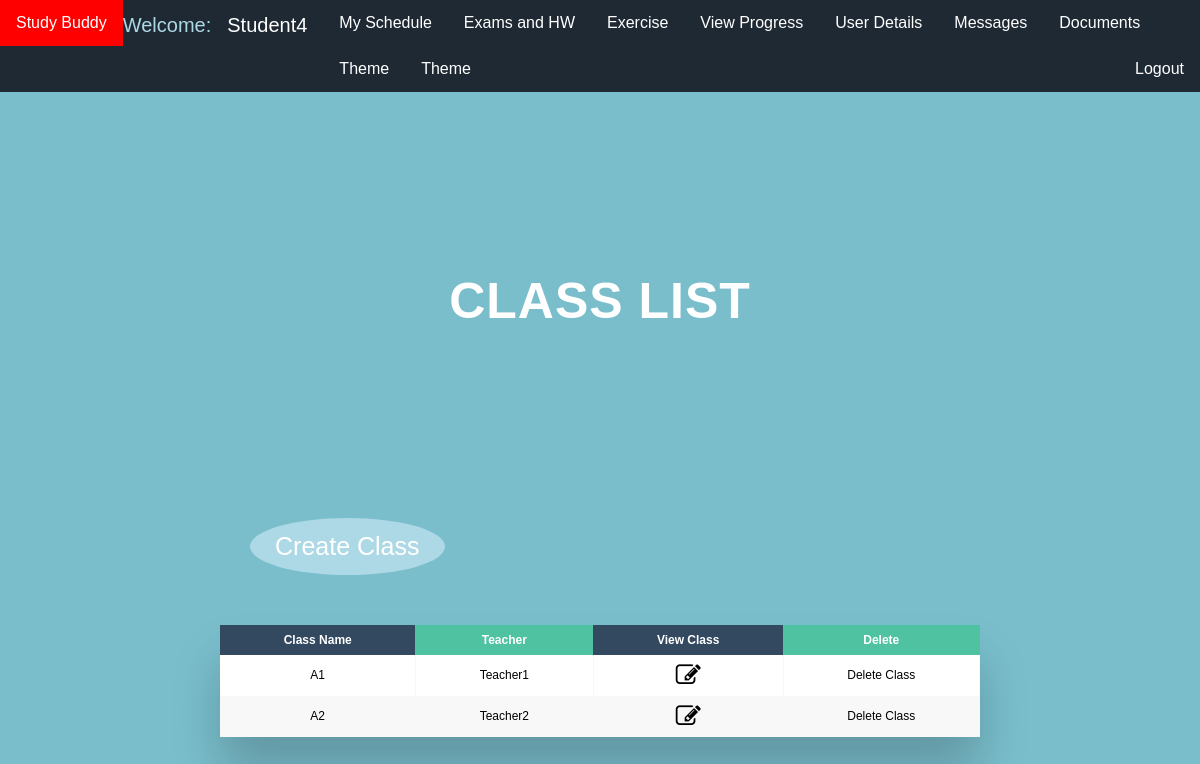
Screenshot of /school/classes (signed in) with the database file from the repository.
### StudyBuddy/models.py (models this page shows, shortened)
class Classroom(models.Model):
    class_name = models.CharField("class name", max_length=50)
    teacher = models.OneToOneField(User, null=True, on_delete=models.CASCADE)
    class Meta:
        verbose_name = "Class"
        verbose_name_plural = "Classes"

### StudyBuddy/views.py (the view)
# urls.py: path("school/classes", views.view_class_list, name="view_class_list"),
def view_class_list(request):
    model = Classroom.objects.all()
    return render(request, '../templates/school/class/view_class_list.html', {'model': model})

### templates/school/class/view_class_list.html (shortened to what this page needs)
{% extends 'school/schoolHome.html' %}
{% load static %}
{% block title %}
    <head>
        <link type="text/css" rel="stylesheet" href="{% static 'styles/userList.css' %}" />
        <link rel="stylesheet" href="https://cdnjs.cloudflare.com/ajax/libs/font-awesome/4.7.0/css/font-awesome.min.css">
    </head>
    <h2 style="text-align: center; font-size: 50px">Class List</h2>{% endblock %}
{% block content %}
    <a class="switch-user-view" href="{% url 'create_class' %}"> Create Class </a>
    <div id="teacher" class="table-wrapper">
        <table class="fl-table">
            <thead>
            <tr>
                <th>Class Name</th>
                <th>Teacher</th>
                <th>View Class</th>
                <th>Delete</th>
            </tr>
            </thead>
            <tbody>
                {% for m in model %}
                    <tr>
                        <td> {{m.class_name}}</td>
                        <td> {{m.teacher}}</td>
                        <td><a class="" href="{% url 'view_class' m.id %}">  <i style="font-size: 25px; color: black" class="fa fa-edit"></i> </a></td>
                        <td> Delete Class</td>
                    </tr>
                {% endfor %}
        </table>
    </div>
{% endblock %}

### templates/navbase.html (shortened to what this page needs)
{% load static %}
<!DOCTYPE html>
<html lang="en">
<head>
    <link id="myStyleSheet" type="text/css" href="{% static 'styles/navBase.css' %}" rel="stylesheet">
</head>
<body>
<nav style="width: 100%;">
    <ul>
        {% if user.is_authenticated %}
            {% if user.is_superuser %}
                <li><a href="{% url 'schoolHome' %}" class="navbar-brand">Study Buddy</a></li>
                <li style="font-size: 20px;color: lightblue;"> Welcome:<a href="{% url 'schoolHome' %}" class="dropbtn">{{user.username|title}}</a></li>
                <li><a href="{% url 'school_news' %}" class="news-btn">News</a></li>
                <li class="dropdown">
                <a href="javascript:void(0)" class="dropbtn">Register</a>
                <div class="dropdown-content">
                    <a class="reg-teacher-btn" type="submit" href="{% url 'register_teacher' %}">Teacher</a>
                    <a class="reg-student-btn" type="submit" href="{% url 'register_student' %}">Student</a>
                </div>
                </li>
                <li><a href="{% url 'user_details' %}" class="details-btn">User Details</a></li>
                <li><a href="#" class="progress-btn">Students Progress</a></li>
                <li><a href="#" class="schedule-btn">Schedule</a></li>
                <li class="dropdown">
                <a href="javascript:void(0)" class="dropbtn">Class</a>
                <div class="dropdown-content">
                    <a class="reg-teacher-btn" type="submit" href="{% url 'create_class' %}">Create Class</a>
                    <a class="reg-teacher-btn" type="submit" href="{% url 'view_class_list' %}">View Class List</a>
                </div>
                </li>
                <li class="dropdown">
                    <a href="javascript:void(0)" class="dropbtn">Messages</a>
                    <div class="dropdown-content">
                        <a class="view-msg-btn" type="submit" href="#">View User Messages</a>
                        <a class="send-msg-btn" type="submit" href="#">Send System Message</a>
                    </div>
                </li>
                <li><a href="#" class="documents-btn">Documents</a></li>
            {% else %}
                {% if user.is_staff %}
                    <li><a href="{% url 'teacherHome' %}" class="navbar-brand">Study Buddy</a></li>
                    <li style="font-size: 20px;color: lightblue"> Welcome:<a href="{% url 'teacherHome' %}" class="dropbtn">{{user.username|title}}</a></li>
                    <li><a href="{% url 'teacherSchedule' %}" class="schedule-btn">Schedule</a></li>
                    <li><a href="{% url 'view_t_classes' %}" class="my-classes-btn">My Classes</a></li>
                    <li><a href="{% url 'add_exercise' %}" class="add-exercise-btn">Add Exercise</a></li>
                    <li><a href="#" class="progress-btn">View Progress</a></li>
                    <li><a href="{% url 'teacher_update_from_teacher' user.id %}" class="details-btn">User Details</a></li>
                    <li class="dropdown">
                        <a href="javascript:void(0)" class="dropbtn">Messages</a>
                        <div class="dropdown-content">
                            <a class="view-msg-btn" type="submit" href="#">View Messages</a>
                            <a class="send-msg-btn" type="submit" href="#">Send Message</a>
                        </div>
                    </li>
                {% else %}
                    <li><a href="{% url 'studentHome' %}" class="navbar-brand">Study Buddy</a></li>
                    <li style="font-size: 20px;color: lightblue"> Welcome:<a href="{% url 'studentHome' %}" class="dropbtn">{{user.username|title}}</a></li>
                    <li><a href="{% url 'studentSchedule' %}" class="schedule-btn">My Schedule</a></li>
                    <li><a href="#" class="exams-hw-btn">Exams and HW</a></li>
                    <li><a href="#" class="exercise-btn">Exercise</a></li>
                    <li><a href="#" class="progress-btn">View Progress</a></li>
                    <li><a href="{% url 'student_update_from_student' user.id %}" class="details-btn">User Details</a></li>
                    <li class="dropdown">
                        <a href="javascript:void(0)" class="dropbtn">Messages</a>
                    </li>
                    <li><a href="#" class="documents-btn">Documents</a></li>
                    <li><a href="#" class="theme-btn">Theme</a></li>
                {% endif %}
            {% endif %}
        {% else %}
            <li><a href="{% url 'home' %}" class="navbar-brand">Study Buddy</a></li>
        {% endif %}
        <li class="dropdown">
            <a href="javascript:void(0)" class="dropbtn">Theme</a>
        </li>
        {% if not user.is_authenticated %}
            <div class="login-logout-btn-container">
                <li> <a type="submit" class="login-btn" href="{% url 'login' %}">Login</a> </li>
            </div>
        {% else %}
            <div class="login-logout-btn-container">
                <li>  <a type="submit" class="logout-btn" href="{% url 'logout' %}">Logout</a> </li>
            </div>
        {% endif %}
    </ul>
</nav>
</body>
</html>

### static/styles/navbase.css (style rules this page uses)
body { background-size: cover; margin: 0; background: #7abecc !important; }
ul { list-style-type: none; margin: 0; padding: 0; overflow: hidden; background-color: #1F2933; }
li { float: left; }
li a, .dropbtn { display: inline-block; color: white; text-align: center; padding: 14px 16px; text-decoration: none; }
li.dropdown { display: inline-block; }
nav { display: inline; }
.login-logout-btn-container { float: right; }

### static/styles/schoolStyles/schoolHome.css (style rules this page uses)
html { margin: 0; padding: 0; height: 100%; background: #7abecc !important; }
body { background: #7abecc !important; }
* { box-sizing: border-box; }
table { width: 100%; }
th { width: 30%; }

### static/styles/userList.css (style rules this page uses)
* { box-sizing: border-box; -webkit-box-sizing: border-box; -moz-box-sizing: border-box; }
body { font-family: Helvetica; -webkit-font-smoothing: antialiased; background: rgba( 71, 147, 227, 1); }
h2 { text-align: center; font-size: 18px; text-transform: uppercase; letter-spacing: 1px; color: white; padding: 30px 0; }
.table-wrapper { margin: 10px 70px 70px; box-shadow: 0px 35px 50px rgba( 0, 0, 0, 0.2 ); margin-top: 50px; }
.fl-table { border-radius: 5px; font-size: 12px; font-weight: normal; border: none; border-collapse: collapse; width: 100%; max-width: 100%; white-space: nowrap; background-color: white; }
.fl-table td, .fl-table th { text-align: center; padding: 8px; width: 5%; }
.fl-table td { border-right: 1px solid #f8f8f8; font-size: 12px; }
.fl-table thead th { color: #ffffff; background: #4FC3A1; }
.fl-table thead th:nth-child(odd) { color: #ffffff; background: #324960; }
.fl-table tr:nth-child(even) { background: #F8F8F8; }
.switch-user-view { background-color: lightblue; color: white; padding: 14px 25px; text-align: center; text-decoration: none; display: inline-block; border-radius: 50%; margin-left: 100px; }

### rows the page displays
Classroom: class_name "A1", teacher "Teacher1"
Classroom: class_name "A2", teacher "Teacher2"

### other values shown
{{ user.username|title }} "Student4"
